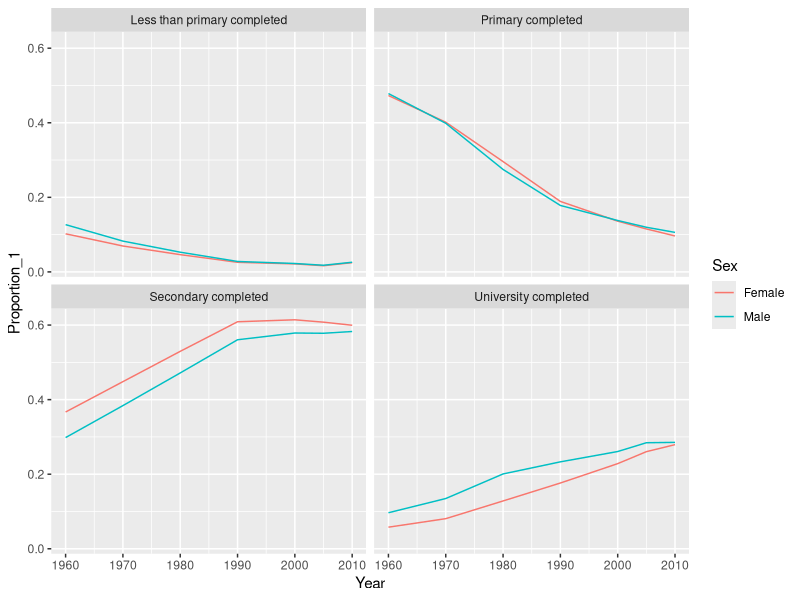
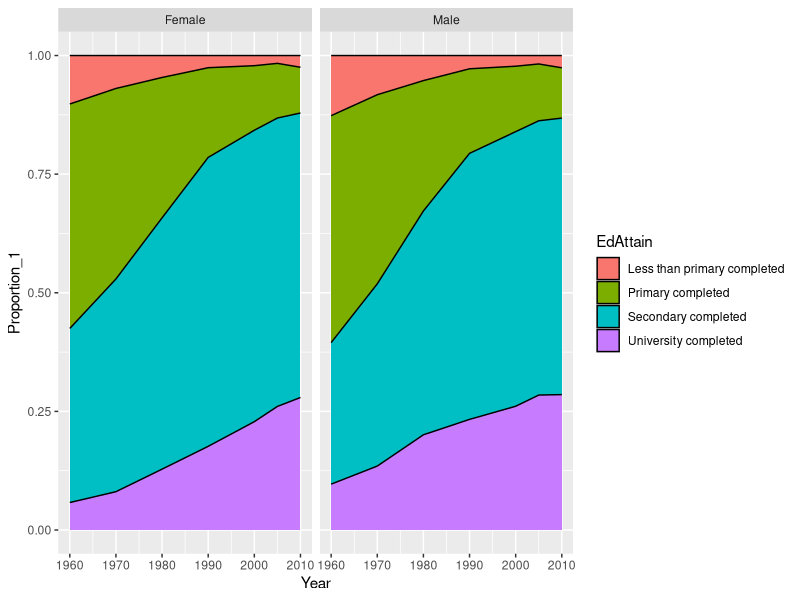
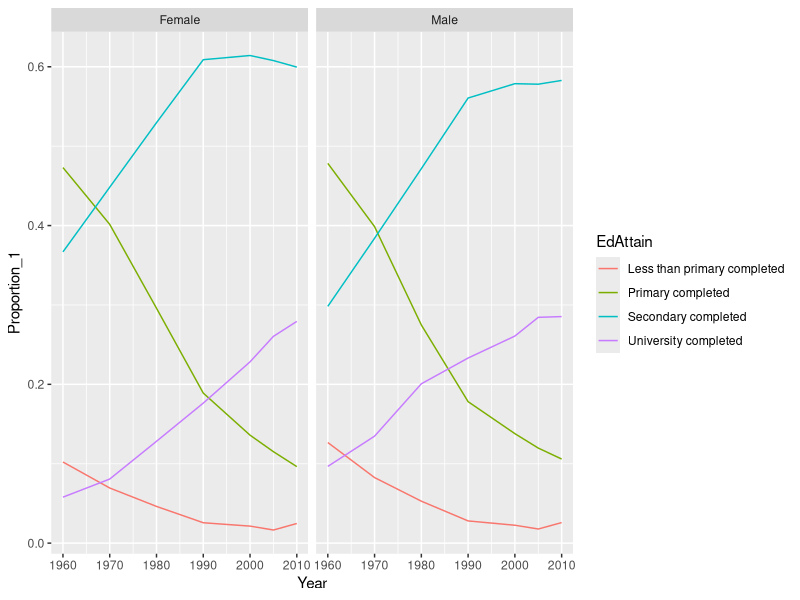
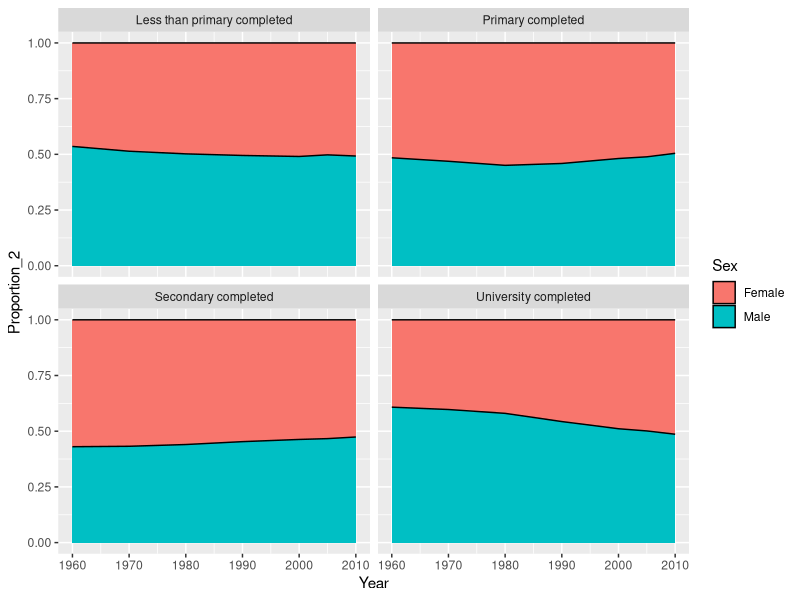

Generate these figures, in order, with R:
## ---- chunk 1
knitr::opts_chunk$set(echo = TRUE, comment = "")
library(tidyverse)
## ---- chunk 2
sexed <- read_csv("./data/IPUMS-Sex-EdAttain.csv")
## ---- chunk 3
sex_edu_update <- sexed %>% 
  filter(Country == "United States") %>%  #comment
  mutate(EdAttain = factor(EdAttain, 
                           levels = c("Less than primary completed",
                                      "Primary completed",
                                      "Secondary completed", 
                                      "University completed"))) %>% #comment
  group_by(Year, Sex) %>%   #comment
  mutate(TotalYearGender = sum(Count, na.rm = TRUE)) %>%   #comment
  mutate(Proportion_1 = Count/TotalYearGender)  %>%  #comment
  group_by(Year, EdAttain) %>% #comment
  mutate(TotalYearEdu = sum(Count, na.rm = TRUE)) %>% #comment
  mutate(Proportion_2 = Count/TotalYearEdu) #comment
  
## ---- chunk 4
sex_edu_update %>% 
  ggplot(aes(x = Year, y = Proportion_1, color = Sex)) +
  geom_line() +
  facet_wrap(~EdAttain)

#ggsave()
## ---- chunk 5
sex_edu_update %>% 
  ggplot(aes(x = Year, fill = EdAttain, y = Proportion_1)) +
  geom_density(position = "fill", stat = "identity") +
  facet_wrap(~Sex)

#ggsave()
## ---- chunk 6
sex_edu_update %>% 
  ggplot(aes(x = Year, y = Proportion_1, color = EdAttain)) +
  geom_line() +
  facet_wrap(~Sex)

#ggsave()
## ---- chunk 7
sex_edu_update %>% 
  ggplot(aes(x = Year, fill = Sex, y = Proportion_2)) +
  geom_density(position = "fill", stat = "identity") +
  facet_wrap(~EdAttain)

#ggsave()
